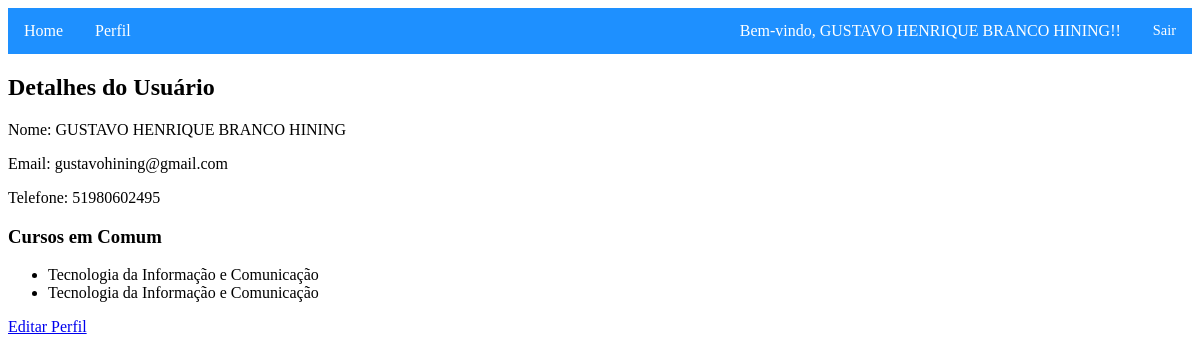
Before: /detalhes_usuario/1/ (signed in) with the older database file.
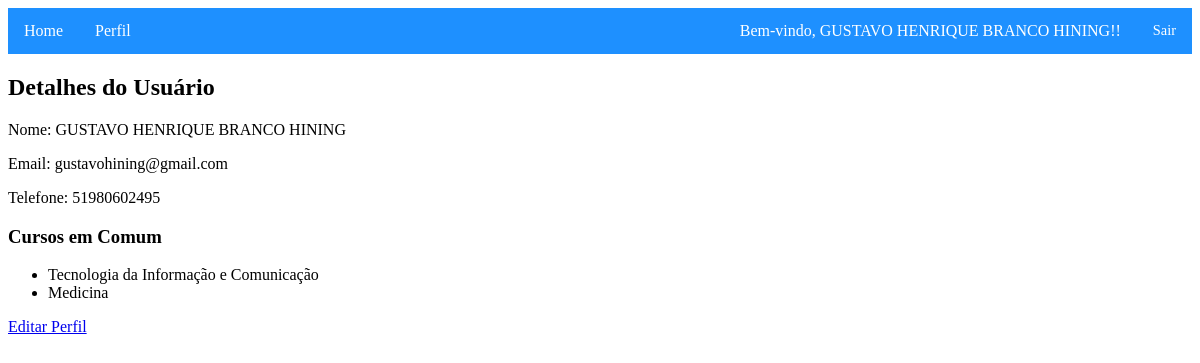
After: the same page with the newer database file.
### cursos/models.py (models this page shows)
class Curso(models.Model):
    nome = models.CharField(max_length=255)
    inscricao_curricular = models.CharField(max_length=255)
    data_criacao = models.DateField(auto_now_add=True)
    descricao = models.TextField()
    gerenciador = models.ForeignKey(Usuario, on_delete=models.CASCADE)
    informacoes_complementares = models.TextField(blank=True)
    mural_gen = models.TextField(blank=True)
    mural_eq = models.TextField(blank=True)
    capa = models.FileField(upload_to='capas/', blank=True, validators=[validate_pdf_file])
    membros = models.ManyToManyField(Usuario, related_name='cursos_membros')
    avaliadores = models.ManyToManyField(Usuario, related_name='avaliadores')

### usuarios/views.py (the view)
# urls.py: path('detalhes_usuario/<int:user_id>/', detalhes_usuario, name='detalhes_usuario'),
@login_required
def detalhes_usuario(request, user_id=None):
    if user_id:
        usuario = get_object_or_404(Usuario, pk=user_id)
        if usuario.tipo_usuario == Usuario.AVALIADOR:
            cursos_usuario = Curso.objects.filter(avaliadores=usuario)
        elif usuario.tipo_usuario == Usuario.GERENCIADOR:
            cursos_usuario = Curso.objects.filter(gerenciador=usuario)
        else:
            cursos_usuario = Curso.objects.filter(membros=usuario)
        if request.user.tipo_usuario == Usuario.AVALIADOR:
            cursos_comum = cursos_usuario.filter(avaliadores=request.user)
        elif request.user.tipo_usuario == Usuario.GERENCIADOR:
            cursos_comum = cursos_usuario.filter(gerenciador=request.user)
        else:
            cursos_comum = cursos_usuario.filter(membros=request.user)
        context = {
            'usuario': usuario,
            'cursos': cursos_comum,
        }
    else:
        context = {
            'usuario': request.user,
            'cursos': None,
        }
    return render(request, 'usuarios/detalhes_usuario.html', context)

### templates/usuarios/detalhes_usuario.html
{% extends 'base.html' %}
{% block content %}
  <h2>Detalhes do Usuário</h2>
  <p>Nome: {{ usuario.nome }}</p>
  <p>Email: {{ usuario.email }}</p>
  <p>Telefone: {{ usuario.telefone }}</p>
  {% if cursos %}
    <h3>Cursos em Comum</h3>
    <ul>
      {% for curso in cursos %}
        <li>{{ curso.nome }}</li>
      {% endfor %}
    </ul>
  {% endif %}
  {% if usuario == request.user %}
    <a href="{% url 'usuarios:editar_perfil' %}">Editar Perfil</a>
  {% endif %}
{% endblock %}

Changed rows visible on the page:
removed Curso: nome "Tecnologia da Informação e Comunicação"
added Curso: nome "Medicina"
